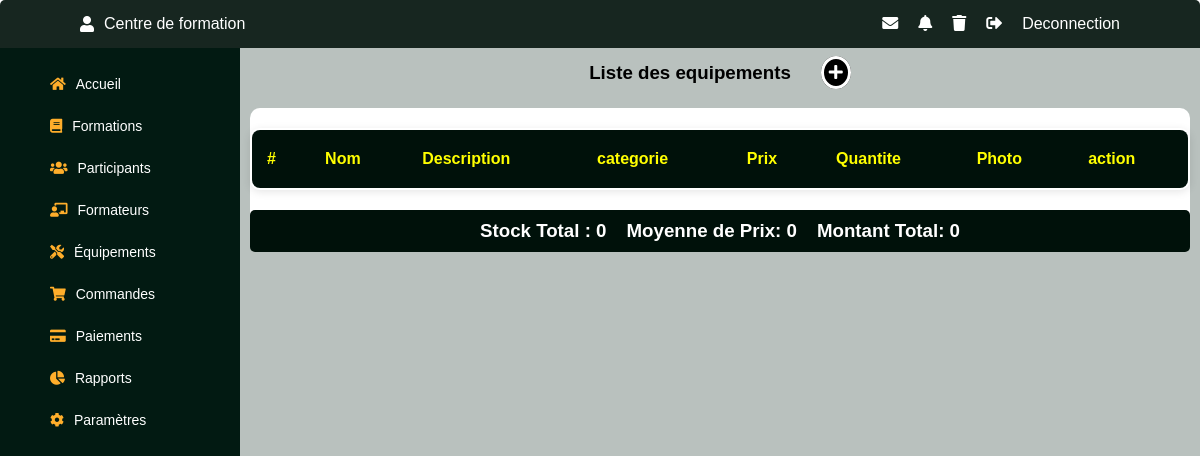
The app's page /Admin/liste_equipement.php, older data.
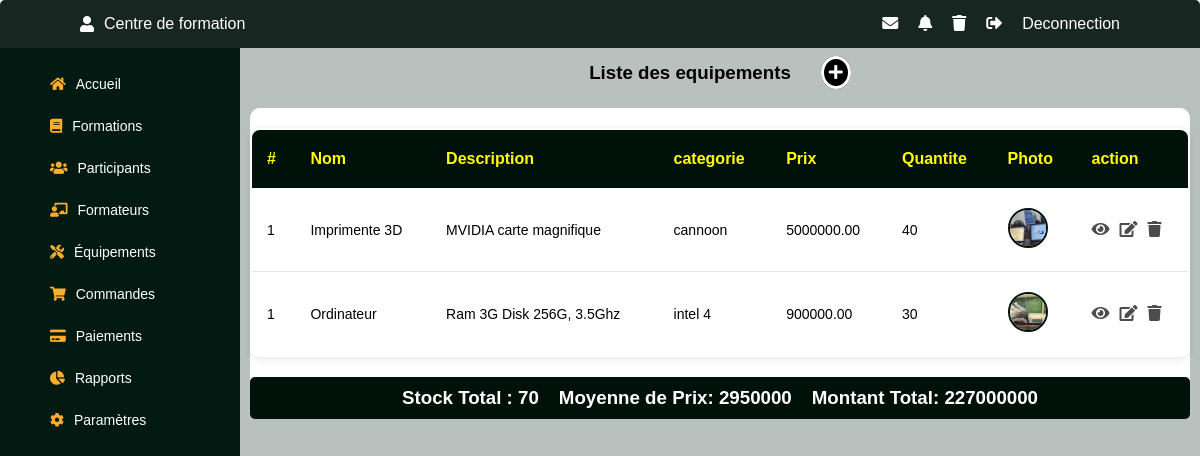
The same page, newer data.
### tables this page shows
CREATE TABLE IF NOT EXISTS `produits` (
  `id_produit` int NOT NULL AUTO_INCREMENT,
  `nom` varchar(200) NOT NULL,
  `description` text,
  `prix` decimal(10,2) NOT NULL,
  `stock` int NOT NULL,
  `categorie` varchar(100) DEFAULT NULL,
  `date_ajout` timestamp NULL DEFAULT CURRENT_TIMESTAMP,
  `photo` text NOT NULL,
  PRIMARY KEY (`id_produit`)
);

### modele/produit.php (called while the page is built, shortened)
<?php
class Produit {
    private $nom;
    private $description;
    private $prix;
    private $stock;
    private $categorie;
    private $photo;
    public function __construct($nom, $description, $prix, $stock, $categorie, $photo, $date_ajout = null) {
        $this->nom = $nom;
        $this->description = $description;
        $this->prix = $prix;
        $this->stock = $stock;
        $this->categorie = $categorie;
        $this->photo = $photo;
    }
    public function getNom() { return $this->nom; }
    public function getDescription() { return $this->description; }
    public function getPrix() { return $this->prix; }
    public function getStock() { return $this->stock; }
    public function getCategorie() { return $this->categorie; }
    public function getPhoto() { return $this->photo; }
}
?>
<?php
include_once('base.php');
class CRUDProduit {
    private $connexion;
    public function __construct() {
        $db = new Database();
        $this->connexion = $db->getConnection();
    }
    public function getAllProduits() {
        $sql = "SELECT * FROM produits ORDER BY date_ajout DESC";
        $stmt = $this->connexion->query($sql);
        $produits = [];
        while($row = $stmt->fetch(PDO::FETCH_ASSOC)) {
            $produits[] = $this->hydrate($row);
        }
        return $produits;
    }
    private function hydrate($data) {
        $p = new Produit(
            $data['nom'],
            $data['description'],
            $data['prix'],
            $data['stock'],
            $data['categorie'],
            $data['photo'],
            $data['date_ajout']
        );
        $p->setIdProduit($data['id_produit']);
        return $p;
    }
}
?>

### modele/base.php (called while the page is built, shortened)
<?php
class Database {
    private static string $host = "localhost";
    private static string $dbname = "josnet";
    private static string $username = "root";
    private static string $password = "";
    private static ?PDO $conn = null;
    public static function getConnection(): PDO {
        if (self::$conn === null) {
            try {
                self::$conn = new PDO(
                    "mysql:host=" . self::$host . ";dbname=" . self::$dbname . ";charset=utf8",
                    self::$username,
                    self::$password
                );
                self::$conn->setAttribute(PDO::ATTR_ERRMODE, PDO::ERRMODE_EXCEPTION);
                self::$conn->setAttribute(PDO::ATTR_DEFAULT_FETCH_MODE, PDO::FETCH_ASSOC);
            } catch (PDOException $e) {
                die("❌ Erreur de connexion à la base de données : " . $e->getMessage());
            }
        }
        return self::$conn;
    }
}
?>

### controle/controleur_produit.php (called while the page is built, shortened)
<?php
include_once("../modele/produit.php");
class ProduitController {
    private $crudProduit;
    public function __construct() {
        $this->crudProduit = new CRUDProduit();
    }
    public function getAllProduits(): array {
        try {
            $produits = $this->crudProduit->getAllProduits();
            return [
                'success' => true,
                'data' => $produits,
                'count' => count($produits),
                'stats' => $this->calculateStats($produits)
            ];
        } catch (Exception $e) {
            return [
                'success' => false,
                'message' => 'Erreur: ' . $e->getMessage()
            ];
        }
    }
    private function calculateStats(array $produits): array {
        $stats = [
            'count' => count($produits),
            'total_stock' => 0,
            'total_valeur' => 0,
            'average_price' => 0,
            'min_price' => null,
            'max_price' => null
        ];
        if ($stats['count'] > 0) {
            $totalPrice = 0;
            $minPrice = PHP_FLOAT_MAX;
            $maxPrice = PHP_FLOAT_MIN;
            foreach ($produits as $produit) {
                $stock = $produit->getStock();
                $price = $produit->getPrix();
                $valeur = $price * $stock;
                $stats['total_stock'] += $stock;
                $stats['total_valeur'] += $valeur;
                $totalPrice += $price;
                if ($price < $minPrice) $minPrice = $price;
                if ($price > $maxPrice) $maxPrice = $price;
            }
            $stats['average_price'] = round($totalPrice / $stats['count'], 2);
            $stats['min_price'] = $minPrice;
            $stats['max_price'] = $maxPrice;
        }
        return $stats;
    }
}

### Admin/liste_equipement.php (the view, shortened to what this page needs)
<!DOCTYPE html>
<html lang="en">
<head>
    <?php
        include_once('../controle/controleur_produit.php');
        $ProduitController = new ProduitController();
        $produits = $ProduitController->getAllProduits();
    ?>
    <link rel="stylesheet" href="../vue/font-awesome/css/all.min.css">
    <link rel="stylesheet" href="../vue/styles/stylemenu.css">
</head>
<body>
    <div class="header_dash">
        <div class="cont_dash">
             <?php include_once('header.php');?>
            <div class="ail_fle">
                 <?php include_once('menu.php');?>
                <div class="dashcontainu">
                    <div class="tabl_contnu">
                        <div class="titre_formation">
                            <h3>Liste des equipements</h3>
                            <div class="ajouter" data-tooltip="ajouter un equipement"><a href="../Admin/ajoutProduit.php"><i class="fas fa-plus"></i></a></div>
                        </div>
                        <div class="principal">
                            <table>
                                    <thead>
                                        <tr>
                                            <th>#</th>
                                            <th>Nom</th>
                                            <th>Description</th>
                                            <th>categorie</th>
                                            <th>Prix</th>
                                            <th>Quantite</th>
                                            <th>Photo</th>
                                            <th>action</th>
                                        </tr>
                                    </thead>
                                   <?php foreach($produits['data'] as $produit):?>
                                    <tr>
                                        <td>1</td>
                                        <td><?=$produit->getNom()?></td>
                                        <td><?=$produit->getDescription()?></td>
                                        <td><?=$produit->getCategorie()?></td>
                                        <td><?=$produit->getPrix()?></td>
                                        <td><?=$produit->getStock()?></td>
                                        <td><img src="../controle/<?=$produit->getPhoto()?>" alt="Equipement"
                                        style="width:40px; height:40px; border-radius:50%; object-fit:cover; border:2px solid #00110a;">
                                        </td>
                                        <td>
                                                <div class="icons_actuality">
                                                    <a href=""><div class="voir" data-tooltip="Voir"><i class=" fas fa-eye"></i></div></a>
                                                    <a href=""><div class="modifier" data-tooltip="modifier"><i class="fas fa-edit"></i></div></a>
                                                    <a href=""> <div class="supprimer_" data-tooltip="supprimer"><i class="fas fa-trash"></i></div></a>
                                                </div>
                                            </td>
                                    </tr>
                                    <?php endforeach;?>
                                </table>
                                <div style="display:flex; justify-content:center; align-items:center; margin-top:20px; padding:10px; gap:20px; background:#00110a; color:white; border-radius:5px;">
                                    <h3> Stock Total : <?=$produits['stats']['total_stock'] ?>   </h3>
                                    <h3> Moyenne de Prix: <?=$produits['stats']['average_price'] ?>   </h3>
                                    <h3> Montant Total: <?=$produits['stats']['total_valeur'] ?>   </h3>
                                </div>
                        </div>
                    </div>
                </div>
            </div>
        </div>
    </div>
</body>
</html>

### Admin/header.php (shortened to what this page needs)
<!DOCTYPE html>
<html lang="en">
<head>
    <link rel="stylesheet" href="../vue/font-awesome/css/all.min.css">
</head>
<body>
     <div class="dash_tete">
                <div class="text_left">
                    <i class="fas fa-user"></i>
                    <p>Centre de formation</p>
                </div>
                <div class="text_right">
                     <a href=""><div class="message" data-tooltip="message"><i class=" fas fa-envelope"></i></div></a>
                    <a href=""><div class="notification" data-tooltip="notification"><i class="fas fa-bell"></i></div></a>
                    <a href=""> <div class="supprimer" data-tooltip="supprimer"><i class="fas fa-trash"></i></div></a>
                    <a href=""><div class="" data-tooltip=""><i class=" fas fa-sign-out-alt"></i></div></a>
                    <p>Deconnection</p>
                </div>
            </div>
</body>
</html>

### Admin/menu.php (shortened to what this page needs)
<!DOCTYPE html>
<html lang="en">
<head>
  <link rel="stylesheet" href="../vue/font-awesome/css/all.min.css">
</head>
<body>
    <div class="gauche">
        <ul class="menu">
            <li>
                <label for="accueil"><i class="fas fa-home"></i>Accueil</label>
            </li>
            <li>
                <label for="formations">
                    <i class="fas fa-book"></i>
                    Formations
                </label>
            </li>
            <li>
                <label for="participants">
                    <i class="fas fa-users"></i>
                    Participants
                </label>
            </li>
            <li>
                <label for="formateurs">
                    <i class="fas fa-chalkboard-teacher"></i>
                    Formateurs
                </label>
            </li>
            <li>
                <label for="equipements">
                    <i class="fas fa-tools"></i>
                    Équipements
                </label>
            </li>
            <li>
                <label for="commandes">
                    <i class="fas fa-shopping-cart"></i>
                    Commandes
                </label>
            </li>
            <li>
                <label for="paiements">
                    <i class="fas fa-credit-card"></i>
                    Paiements
                </label>
            </li>
            <li>
                <label for="rapports">
                    <i class="fas fa-chart-pie"></i>Rapports
                </label>
            </li>
            <li>
                <label for="parametres">
                    <i class="fas fa-cog"></i>
                    Paramètres
                </label>
            </li>
        </ul>
    </div>
</body>
</html>

### vue/styles/stylemenu.css (style rules this page uses)
* { margin: 0; padding: 0; box-sizing: border-box; font-family: sans-serif; }
.principal { display: flex; flex-direction: column; background-color:white; flex: 1; margin: 10px; height:auto; border-radius: 10px; color: black; gap: 0px; }
table { border-collapse: collapse; width: 100%; background: white; border-radius: 10px; overflow: hidden; box-shadow: 0 2px 8px rgba(0,0,0,0.1); }
th, td { padding: 20px 15px; text-align: left; }
th { background: #f0f2f5; font-weight: bold; }
tr:not(:last-child) { border-bottom: 1px solid #e5e5e5; }
td { font-size: 14px; }
.principal { display: flex; flex-direction: column; background-color:white; flex: 1; margin: 10px; height:auto; border-radius: 10px; gap: 0px; }

### Admin/liste_equipement.php (style rules this page uses)
.header_dash { width: 100%; height: 100%; display: flex; align-items: center; justify-content: center; overflow: hidden; }
.cont_dash { width: 100%; height: 100vh; background-color: #00110a; border-radius: 5px; }
.ail_fle { width: 100%; height: 100%; display: flex; justify-content: space-between; }
.dashcontainu { width: 80%; height: 94%; background-color: #b9c1be; display: flex; align-items: center; justify-content: center; }
.tabl_contnu { width: 100%; height: 100%; background-color: #b9c1be;; color: black; overflow: scroll; text-align:center; }
tr:nth-child(2) { padding:10px; }
table .icons_actuality { color:gold; display:flex; gap:10px; font-size:16px; }
table .icons_actuality a i { color:rgba(0,0,0,0.7); }
.voir { position: relative; }
.modifier { position: relative; }
.supprimer_ { position: relative; }
.ajouter { position: relative; }
.titre_formation { width: 100%; height:50px; gap:30px; display:flex; align-items:center; justify-content:center; }
.ajouter a { padding:5px; background:black; border-radius:50%; position:abso lute; top:30px; color:white; text-align:center; border:3px solid white; }
table { border:2px solid red; margin-top:20px; border-collapse: collapse; width: 100%; background: white; overflow: hidden; box-shadow: 0 2px 8px rgba(0,0,0,0.1); }
th, td { padding: 20px 15px; text-align: left; }
th { background:#00110a; color:yellow; font-weight: bold; }
tr:not(:last-child) { border-bottom: 1px solid #e5e5e5; }
td { font-size: 14px; }

### Admin/header.php (style rules this page uses)
.dash_tete { width: 100%; height: 6%; background-color: rgba(255,255,255,0.09); display: flex; align-items: center; justify-content: space-between; border-radius: 5px 5px 0 0; border-color: 1px solid gold; color:white; background: rgba(255,255,255,0.09); }
.text_left { display: flex; align-items: center; justify-content: center; margin-left: 80px; }
.text_left p { margin-left: 10px; }
.text_right { display: flex; align-items: center; justify-content: center; margin-right: 80px; }
.text_right a i { margin-right: 20px; cursor: pointer; color:white; }
.message { position: relative; }
.notification { position: relative; }
.supprimer { position: relative; }

### Admin/menu.php (style rules this page uses)
.gauche { width: 20%; background: #f4f4f4; background-color: #021a12; color: white; height:94%; font-size: 14px; }
.gauche ul { list-style: none; padding-left: 0; margin: 0; margin-left: 40px; }
.gauche ul li:nth-child(1) { padding-top: 10px; }
.gauche li { margin: 10px 0; display: flex; flex-direction: column; font-size: 14px; }
.gauche li label { display: flex; align-items: center; cursor: pointer; padding: 8px 10px; font-weight: 400; font-size: 14px; }
.gauche li label i { margin-right: 10px; color: #ffae2b; }

Row changes from the older to the newer data that the page shows:
added produits: nom "Imprimente 3D", description "MVIDIA carte magnifique", categorie "cannoon", prix "5000000.00", stock "40", photo (picture)
added produits: nom "Ordinateur", description "Ram 3G Disk 256G, 3.5Ghz", categorie "intel 4", prix "900000.00", stock "30", photo (picture)
Text that changed along with them:
$produits['stats']['total_stock']: "0" → "70"
$produits['stats']['average_price']: "0" → "2950000"
$produits['stats']['total_valeur']: "0" → "227000000"
